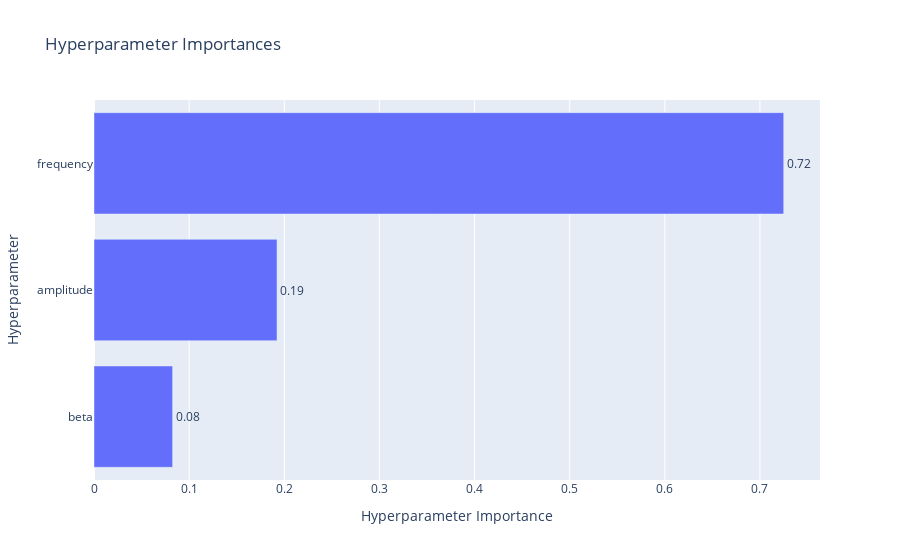

This figure's notebook cell:
### Code cell
optuna.visualization.plot_param_importances(study).show()

### Figure 1 — Plotly figure (JSON) as saved in the notebook; plotly's stock layout.template omitted (floating-point values rounded to 4 significant figures)
{"data": [{"cliponaxis": false, "hovertemplate": ["beta (FloatDistribution): 0.08263514466958655<extra></extra>", "amplitude (FloatDistribution): 0.1923808303815976<extra></extra>", "frequency (FloatDistribution): 0.7249840249488159<extra></extra>"], "name": "Objective Value", "orientation": "h", "text": ["0.08", "0.19", "0.72"], "textposition": "outside", "type": "bar", "x": [0.08264, 0.1924, 0.725], "y": ["beta", "amplitude", "frequency"]}], "layout": {"title": {"text": "Hyperparameter Importances"}, "xaxis": {"title": {"text": "Hyperparameter Importance"}}, "yaxis": {"title": {"text": "Hyperparameter"}}}}
